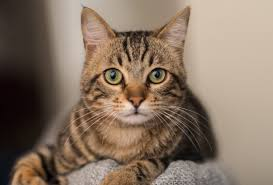
#> input picture images stego/cat.jpg, 273 x 185 px
$ python -i detector.py   (imports and definitions only)
#> lines starting #> are read from the running program, lines starting #| are printed output that depends on the picture
"""
Core steganography detection algorithms.
LSB, Chi-square, RS, Histogram, DCT/FFT analysis.

Empirical calibration (512x512 gradient+noise image):
  RS d_rm:    clean=−0.004, 10%=−0.017, 30%=−0.043, 80%=−0.115, 100%=−0.145
  LSB corr:   clean=0.052,  30%=0.045,  80%=0.009,  100%=0.001
  Chi p:      clean=0.000,  80%=0.661,  100%=1.000
  Hist nd:    clean=0.162,  80%=0.049,  100%=0.032
  DCT hf:     clean=0.918,  100%=0.916  ← no signal, used for display only

Primary detector:   RS d_rm
Secondary:          LSB correlation (low corr only counts if RS also sees signal)
Tertiary:           Chi-square, Histogram (high payload only)
DCT:                Display/report only — not used in detection logic
"""
import numpy as np
from PIL import Image
from scipy import stats
from scipy.fft import fft2, fftshift
import warnings
# [1 line not run here, left out]


class StegoAnalyzer:
    def __init__(self, image_path: str):
#> called with image_path = '../images stego/cat.jpg'
        self.image_path = image_path
        self.image = Image.open(image_path)
#> self.image is the input picture: PIL image 273x185 RGB; mean R, G, B 135.1, 116.1, 99.7
        self.image_rgb = self.image.convert("RGB")
        self.np_image = np.array(self.image_rgb)
        self.results = {}

    # ------------------------------------------------------------------
    # 1. LSB Analysis — spatial correlation
    # ------------------------------------------------------------------
    # [250 lines left out: functions lsb_analysis, chi_square_analysis, rs_analysis, histogram_analysis, not called in this run]

    # ------------------------------------------------------------------
    # 5. DCT / FFT Analysis  (display only — not used in detection)
    # ------------------------------------------------------------------
    def dct_analysis(self) -> dict:
        """
        Computes frequency-domain metrics for display in the report.
        Empirically, hf_ratio does NOT change meaningfully with LSB payload
        and therefore cannot reliably detect steganography.
        Result is always detected=False; shown for completeness only.
        """
        gray = np.array(self.image.convert("L")).astype(float)
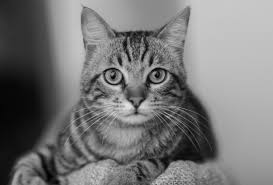
#> gray: shape (185, 273) float64; min 1, max 228, mean 119.9
        f = fftshift(fft2(gray))
        mag = np.abs(f)
        h, w = mag.shape
#> h = 185; w = 273
        cy, cx = h // 2, w // 2
#> cy = 92; cx = 136
        y_g, x_g = np.ogrid[:h, :w]
#> y_g = 185 values from 0 to 184
        dist = np.sqrt((y_g - cy) ** 2 + (x_g - cx) ** 2)

        r_low = min(h, w) // 8
#> r_low = 23
        r_mid = min(h, w) // 4
#> r_mid = 46
        r_high = min(h, w) // 2
#> r_high = 92

        mid_mask = (dist >= r_low) & (dist < r_mid)
        high_mask = (dist >= r_mid) & (dist < r_high)

        mid_mean = float(np.mean(mag[mid_mask])) if mid_mask.any() else 1.0
#> mid_mean = 6790.3
        high_mean = float(np.mean(mag[high_mask])) if high_mask.any() else 0.0
#> high_mean = 2239.6
        high_min = float(np.min(mag[high_mask])) if high_mask.any() else 0.0
#> high_min = 14.34
        hf_ratio = high_mean / (mid_mean + 1e-10)
#> hf_ratio = 0.33
        hf_flatness = high_min / (high_mean + 1e-10)
#> hf_flatness = 0.0064

        log_mag = np.log1p(mag)
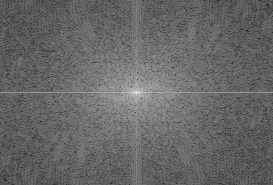
#> log_mag: shape (185, 273) float64; min 1.61, max 15.62, mean 7.29; drawn with min black and max white
        flat_norm = log_mag.flatten() / (log_mag.sum() + 1e-10)
        spec_ent = float(-np.sum(flat_norm * np.log2(flat_norm + 1e-12)))
#> spec_ent = 15.61

        # Always False — DCT hf_ratio is not a reliable LSB stego detector
        detected = False

        self.results["dct"] = {
            "high_frequency_ratio": hf_ratio,
            "hf_flatness":          hf_flatness,
            "spectral_entropy":     spec_ent,
            "detected":             detected,
            "magnitude_spectrum":   log_mag.tolist(),
            "description": (
                "DCT/FFT frequency-domain analysis. The log-magnitude spectrum "
                "is shown for visual inspection. Note: high-frequency energy ratio "
                "does not reliably distinguish LSB steganography from natural "
                "image content and is provided for reference only."
            ),
        }
        return self.results["dct"]

    # ------------------------------------------------------------------
    # 6. Overall Assessment — RS-driven + extraction-aware scoring
    # ------------------------------------------------------------------
    # [148 lines left out: functions overall_assessment, run_all, extract_lsb_message, not called in this run]

>>> result = StegoAnalyzer('../images stego/cat.jpg').dct_analysis()
#> result = 6 items

$ run again, on images stego/is.jpg
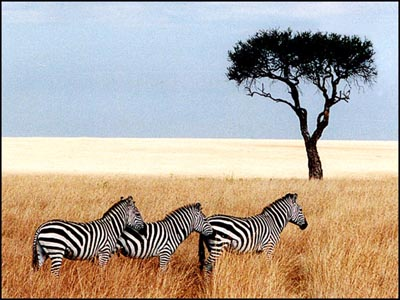
#> input picture images stego/is.jpg, 400 x 300 px
#> in __init__, self.image is the input picture: PIL image 400x300 RGB; mean R, G, B 181, 169.3, 157.3
#> in dct_analysis, `gray = np.array(self.image.convert("L")).astype(float)`:
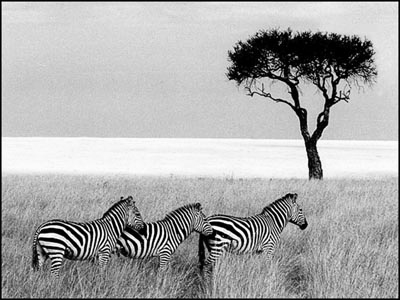
#> gray: shape (300, 400) float64; min 0, max 255, mean 171.5
#> mid_mean = 16882.9
#> high_mean = 8509.6
#> high_min = 12.73
#> hf_ratio = 0.504
#> hf_flatness = 0.0015
#> in dct_analysis, `log_mag = np.log1p(mag)`:
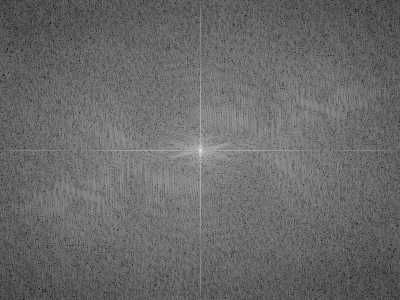
#> log_mag: shape (300, 400) float64; min 2.62, max 16.84, mean 8.51; drawn with min black and max white
#> spec_ent = 16.86
#> result = 6 items
